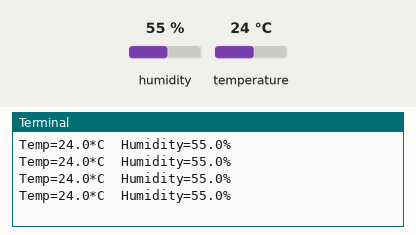
Recording of a program running on a simulated Raspberry Pi (BCM pin numbers). On the bench: the last lines printed to the terminal. Inputs (shaded band) come from the test bench; at power-on: humidity 55 %, temperature 24 °C.

Above: at 1.2 s.
1.3 s: humidity set to 22 %
At 2.0 s:
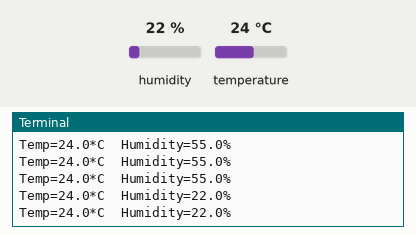
2.8 s: temperature set to 12 °C
At 3.6 s:
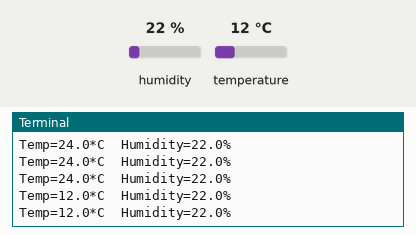
4.3 s: humidity set to 40 %
At 4.3 s:
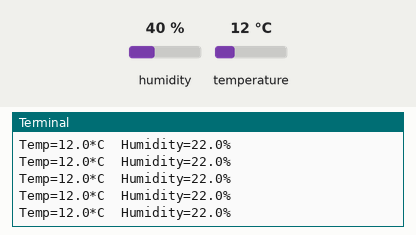
Timing chart, 0 to 7.3 s (numbered marks = the images above; inputs shaded):
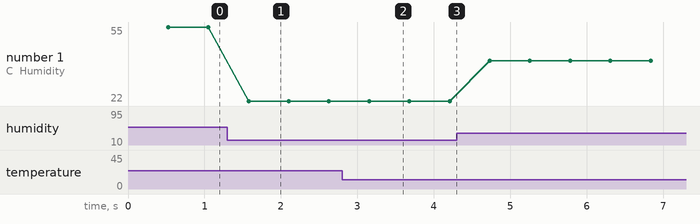

Measured:
- after the input at 1.3 s, the terminal: prints a new line after 0.28 s (image 1)
- after the input at 2.8 s, the terminal: prints a new line after 0.35 s (image 2)
- plotted number 1: 55 → 22 after the input at 1.3 s, 22 → 40 after the input at 4.3 s

The program:

temperature.py
```python
import Adafruit_DHT
sensor = Adafruit_DHT.DHT11
pin = 4
while True:
    humidity, temperature = Adafruit_DHT.read_retry(sensor, pin)
    print('Temp={0:0.1f}*C  Humidity={1:0.1f}%'.format(temperature, humidity))
    if humidity is not None and temperature is not None:
        print('Temp={0:0.1f}*C  Humidity={1:0.1f}%'.format(temperature, humidity))
    else:
        print('Failed to get reading. Try again!')
```
